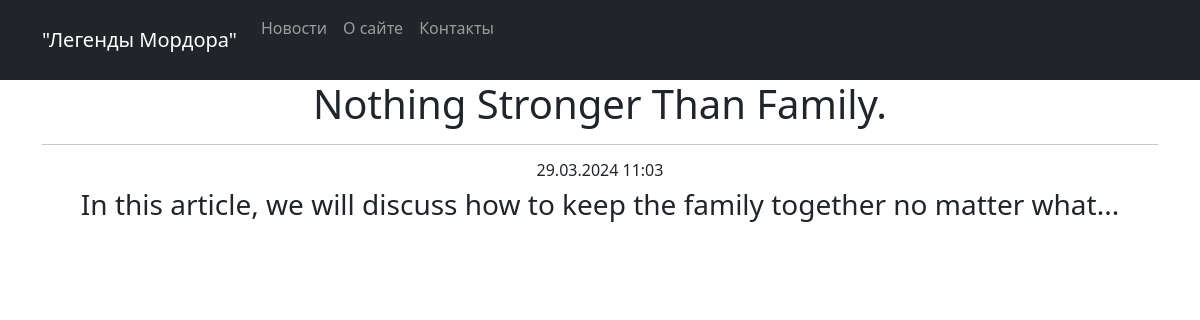
Screenshot of /news/3 with the database file from the repository.
### news/models.py (models this page shows, shortened)
class Post(models.Model):
    post_author = models.ForeignKey(Author, on_delete=models.CASCADE)
    NEWS = 'NW'
    ARTICLE = 'AR'
    CATEGORY_CHOICES = [
        (NEWS, 'NW'),
        (ARTICLE, 'AR'),
    ]
    category_type = models.CharField(max_length=2, choices=CATEGORY_CHOICES, default=ARTICLE)
    creation_date = models.DateTimeField(auto_now_add=True)
    category_post = models.ManyToManyField(Category, through='PostCategory')
    title = models.CharField(max_length=128)
    content = models.TextField()
    rating = models.SmallIntegerField(default=0)

### news/views.py (the view)
# urls.py: path('<int:pk>', PostsDetail.as_view()),
class PostsDetail(DetailView):
    model = Post
    template_name = 'post.html'
    context_object_name = 'post'

### news/templatetags/custom_filters.py (called while the page is built)
@register.filter(name='censor')
def censor(value):
    for s_w in stop_word:
        if isinstance(value, str):
            value = value.replace(s_w[1:], "*" * 5)
        else:
            raise ValueError(f'Ошибка! Тип {type(value)} не подходит!')
    return value

### templates/post.html
{% extends 'flatpages/default.html' %}
{% load custom_filters %}
{% block title %}
<h1>{{ post.title|censor }}</h1>
<hr>
{% endblock title %}
{% block content %}
<h6>{{ post.creation_date|date:'d.m.Y h:m' }}</h6>
<h3>{{ post.content|censor }}</h3>
{% endblock content %}

### rows the page displays
Post: title|censor "Nothing Stronger Than Family.", creation_date "29.03.2024 11:03", content|censor "In this article, we will discuss how to keep the family together no matter what..."
